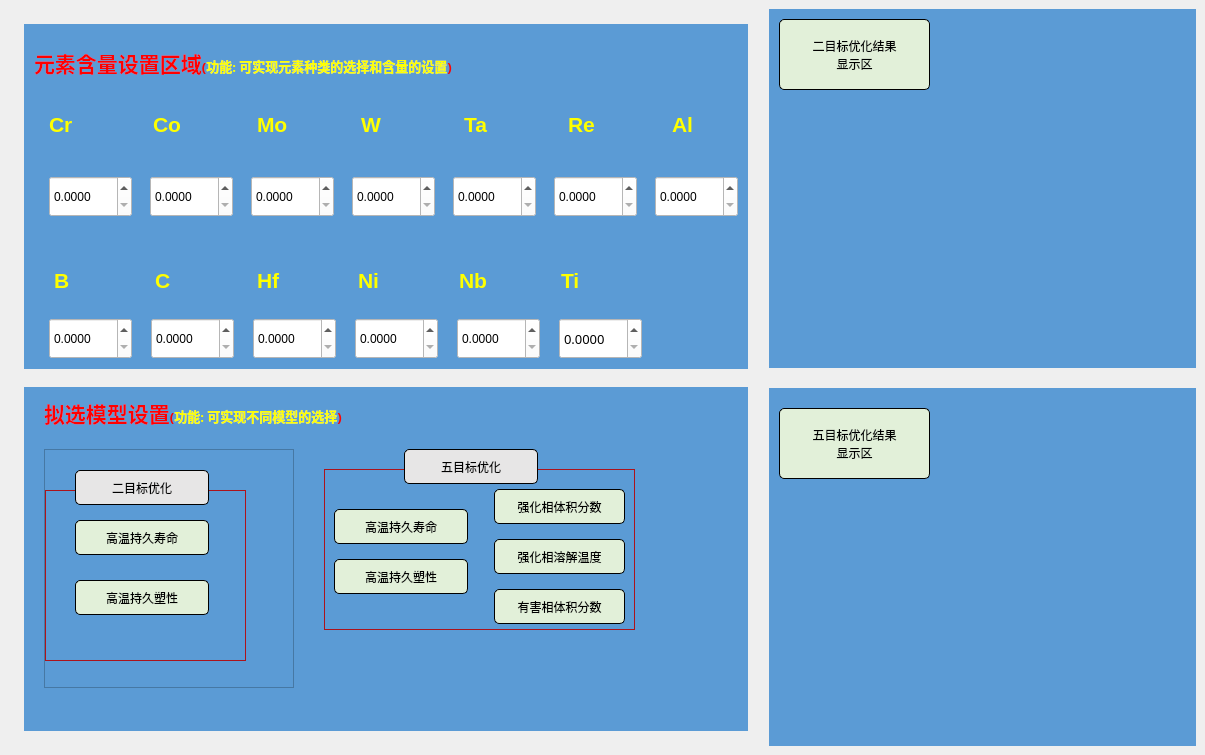
<?xml version="1.0" encoding="UTF-8"?>
<ui version="4.0">
 <class>MainWindow</class>
 <widget class="QMainWindow" name="MainWindow">
  <property name="geometry">
   <rect>
    <x>0</x>
    <y>0</y>
    <width>1205</width>
    <height>755</height>
   </rect>
  </property>
  <property name="windowTitle">
   <string>MainWindow</string>
  </property>
  <widget class="QWidget" name="centralwidget">
   <layout class="QGridLayout" name="gridLayout_5">
    <item row="0" column="0">
     <layout class="QVBoxLayout" name="verticalLayout_2">
      <property name="spacing">
       <number>18</number>
      </property>
      <property name="leftMargin">
       <number>15</number>
      </property>
      <property name="topMargin">
       <number>15</number>
      </property>
      <property name="bottomMargin">
       <number>15</number>
      </property>
      <item>
       <widget class="QWidget" name="yuansu_shezhi" native="true">
        <property name="styleSheet">
         <string notr="true">background-color: rgb(91, 155, 213);
</string>
        </property>
        <layout class="QGridLayout" name="gridLayout">
         <property name="leftMargin">
          <number>10</number>
         </property>
         <property name="rightMargin">
          <number>10</number>
         </property>
         <property name="bottomMargin">
          <number>10</number>
         </property>
         <property name="horizontalSpacing">
          <number>28</number>
         </property>
         <property name="verticalSpacing">
          <number>10</number>
         </property>
         <item row="4" column="0">
          <layout class="QHBoxLayout" name="horizontalLayout_4">
           <property name="spacing">
            <number>19</number>
           </property>
           <property name="leftMargin">
            <number>15</number>
           </property>
           <item>
            <widget class="QDoubleSpinBox" name="doubleSpinBox_8">
             <property name="minimumSize">
              <size>
               <width>65</width>
               <height>41</height>
              </size>
             </property>
             <property name="maximumSize">
              <size>
               <width>83</width>
               <height>41</height>
              </size>
             </property>
             <property name="styleSheet">
              <string notr="true">color: rgb(0, 0, 0);
background-color: rgb(255, 255, 255);</string>
             </property>
             <property name="decimals">
              <number>4</number>
             </property>
             <property name="maximum">
              <double>10000.000000000000000</double>
             </property>
             <property name="singleStep">
              <double>0.100000000000000</double>
             </property>
            </widget>
           </item>
           <item>
            <widget class="QDoubleSpinBox" name="doubleSpinBox_9">
             <property name="minimumSize">
              <size>
               <width>65</width>
               <height>41</height>
              </size>
             </property>
             <property name="maximumSize">
              <size>
               <width>83</width>
               <height>41</height>
              </size>
             </property>
             <property name="styleSheet">
              <string notr="true">color: rgb(0, 0, 0);
background-color: rgb(255, 255, 255);</string>
             </property>
             <property name="decimals">
              <number>4</number>
             </property>
             <property name="maximum">
              <double>10000.000000000000000</double>
             </property>
             <property name="singleStep">
              <double>0.100000000000000</double>
             </property>
            </widget>
           </item>
           <item>
            <widget class="QDoubleSpinBox" name="doubleSpinBox_10">
             <property name="minimumSize">
              <size>
               <width>65</width>
               <height>41</height>
              </size>
             </property>
             <property name="maximumSize">
              <size>
               <width>83</width>
               <height>41</height>
              </size>
             </property>
             <property name="styleSheet">
              <string notr="true">color: rgb(0, 0, 0);
background-color: rgb(255, 255, 255);</string>
             </property>
             <property name="decimals">
              <number>4</number>
             </property>
             <property name="maximum">
              <double>10000.000000000000000</double>
             </property>
             <property name="singleStep">
              <double>0.100000000000000</double>
             </property>
            </widget>
           </item>
           <item>
            <widget class="QDoubleSpinBox" name="doubleSpinBox_11">
             <property name="minimumSize">
              <size>
               <width>65</width>
               <height>41</height>
              </size>
             </property>
             <property name="maximumSize">
              <size>
               <width>83</width>
               <height>41</height>
              </size>
             </property>
             <property name="styleSheet">
              <string notr="true">color: rgb(0, 0, 0);
background-color: rgb(255, 255, 255);</string>
             </property>
             <property name="decimals">
              <number>4</number>
             </property>
             <property name="maximum">
              <double>10000.000000000000000</double>
             </property>
             <property name="singleStep">
              <double>0.100000000000000</double>
             </property>
            </widget>
           </item>
           <item>
            <widget class="QDoubleSpinBox" name="doubleSpinBox_12">
             <property name="minimumSize">
              <size>
               <width>65</width>
               <height>41</height>
              </size>
             </property>
             <property name="maximumSize">
              <size>
               <width>83</width>
               <height>41</height>
              </size>
             </property>
             <property name="styleSheet">
              <string notr="true">color: rgb(0, 0, 0);
background-color: rgb(255, 255, 255);</string>
             </property>
             <property name="decimals">
              <number>4</number>
             </property>
             <property name="maximum">
              <double>10000.000000000000000</double>
             </property>
             <property name="singleStep">
              <double>0.100000000000000</double>
             </property>
            </widget>
           </item>
           <item>
            <widget class="QDoubleSpinBox" name="doubleSpinBox_13">
             <property name="minimumSize">
              <size>
               <width>65</width>
               <height>41</height>
              </size>
             </property>
             <property name="maximumSize">
              <size>
               <width>83</width>
               <height>41</height>
              </size>
             </property>
             <property name="font">
              <font>
               <family>Adobe 宋体 Std L</family>
               <pointsize>10</pointsize>
              </font>
             </property>
             <property name="styleSheet">
              <string notr="true">color: rgb(0, 0, 0);
background-color: rgb(255, 255, 255);</string>
             </property>
             <property name="decimals">
              <number>4</number>
             </property>
             <property name="maximum">
              <double>10000.000000000000000</double>
             </property>
             <property name="singleStep">
              <double>0.100000000000000</double>
             </property>
            </widget>
           </item>
          </layout>
         </item>
         <item row="3" column="0">
          <layout class="QHBoxLayout" name="horizontalLayout_3">
           <property name="spacing">
            <number>20</number>
           </property>
           <property name="leftMargin">
            <number>20</number>
           </property>
           <property name="topMargin">
            <number>16</number>
           </property>
           <property name="bottomMargin">
            <number>10</number>
           </property>
           <item>
            <widget class="QLabel" name="label_yuansu_8">
             <property name="font">
              <font>
               <pointsize>16</pointsize>
               <weight>75</weight>
               <bold>true</bold>
              </font>
             </property>
             <property name="text">
              <string>&lt;html&gt;&lt;head/&gt;&lt;body&gt;&lt;p&gt;&lt;span style=&quot; color:#ffff00;&quot;&gt;B&lt;/span&gt;&lt;/p&gt;&lt;/body&gt;&lt;/html&gt;</string>
             </property>
            </widget>
           </item>
           <item>
            <widget class="QLabel" name="label_yuansu_9">
             <property name="font">
              <font>
               <pointsize>16</pointsize>
               <weight>75</weight>
               <bold>true</bold>
              </font>
             </property>
             <property name="text">
              <string>&lt;html&gt;&lt;head/&gt;&lt;body&gt;&lt;p&gt;&lt;span style=&quot; color:#ffff00;&quot;&gt;C&lt;/span&gt;&lt;/p&gt;&lt;/body&gt;&lt;/html&gt;</string>
             </property>
            </widget>
           </item>
           <item>
            <widget class="QLabel" name="label_yuansu_10">
             <property name="font">
              <font>
               <pointsize>16</pointsize>
               <weight>75</weight>
               <bold>true</bold>
              </font>
             </property>
             <property name="text">
              <string>&lt;html&gt;&lt;head/&gt;&lt;body&gt;&lt;p&gt;&lt;span style=&quot; color:#ffff00;&quot;&gt;Hf&lt;/span&gt;&lt;/p&gt;&lt;/body&gt;&lt;/html&gt;</string>
             </property>
            </widget>
           </item>
           <item>
            <widget class="QLabel" name="label_yuansu_11">
             <property name="font">
              <font>
               <pointsize>16</pointsize>
               <weight>75</weight>
               <bold>true</bold>
              </font>
             </property>
             <property name="text">
              <string>&lt;html&gt;&lt;head/&gt;&lt;body&gt;&lt;p&gt;&lt;span style=&quot; color:#ffff00;&quot;&gt;Ni&lt;/span&gt;&lt;/p&gt;&lt;/body&gt;&lt;/html&gt;</string>
             </property>
            </widget>
           </item>
           <item>
            <widget class="QLabel" name="label_yuansu_12">
             <property name="font">
              <font>
               <pointsize>16</pointsize>
               <weight>75</weight>
               <bold>true</bold>
              </font>
             </property>
             <property name="text">
              <string>&lt;html&gt;&lt;head/&gt;&lt;body&gt;&lt;p&gt;&lt;span style=&quot; color:#ffff00;&quot;&gt;Nb&lt;/span&gt;&lt;/p&gt;&lt;/body&gt;&lt;/html&gt;</string>
             </property>
            </widget>
           </item>
           <item>
            <widget class="QLabel" name="label_yuansu_13">
             <property name="font">
              <font>
               <pointsize>16</pointsize>
               <weight>75</weight>
               <bold>true</bold>
              </font>
             </property>
             <property name="text">
              <string>&lt;html&gt;&lt;head/&gt;&lt;body&gt;&lt;p&gt;&lt;span style=&quot; color:#ffff00;&quot;&gt;Ti&lt;/span&gt;&lt;/p&gt;&lt;/body&gt;&lt;/html&gt;</string>
             </property>
            </widget>
           </item>
          </layout>
         </item>
         <item row="1" column="0" colspan="2">
          <layout class="QHBoxLayout" name="horizontalLayout">
           <property name="spacing">
            <number>38</number>
           </property>
           <property name="leftMargin">
            <number>15</number>
           </property>
           <property name="topMargin">
            <number>0</number>
           </property>
           <property name="bottomMargin">
            <number>20</number>
           </property>
           <item>
            <widget class="QLabel" name="label_yuansu_1">
             <property name="font">
              <font>
               <pointsize>16</pointsize>
              </font>
             </property>
             <property name="text">
              <string>&lt;html&gt;&lt;head/&gt;&lt;body&gt;&lt;p&gt;&lt;span style=&quot; font-weight:600; color:#ffff00;&quot;&gt;Cr&lt;/span&gt;&lt;/p&gt;&lt;/body&gt;&lt;/html&gt;</string>
             </property>
            </widget>
           </item>
           <item>
            <widget class="QLabel" name="label_yuansu_2">
             <property name="font">
              <font>
               <pointsize>16</pointsize>
               <weight>75</weight>
               <bold>true</bold>
              </font>
             </property>
             <property name="text">
              <string>&lt;html&gt;&lt;head/&gt;&lt;body&gt;&lt;p&gt;&lt;span style=&quot; font-weight:600; color:#ffff00;&quot;&gt;Co&lt;/span&gt;&lt;/p&gt;&lt;/body&gt;&lt;/html&gt;</string>
             </property>
            </widget>
           </item>
           <item>
            <widget class="QLabel" name="label_yuansu_3">
             <property name="font">
              <font>
               <pointsize>16</pointsize>
              </font>
             </property>
             <property name="text">
              <string>&lt;html&gt;&lt;head/&gt;&lt;body&gt;&lt;p&gt;&lt;span style=&quot; font-weight:600; color:#ffff00;&quot;&gt;Mo&lt;/span&gt;&lt;/p&gt;&lt;/body&gt;&lt;/html&gt;</string>
             </property>
            </widget>
           </item>
           <item>
            <widget class="QLabel" name="label_yuansu_4">
             <property name="font">
              <font>
               <pointsize>16</pointsize>
              </font>
             </property>
             <property name="text">
              <string>&lt;html&gt;&lt;head/&gt;&lt;body&gt;&lt;p&gt;&lt;span style=&quot; font-weight:600; color:#ffff00;&quot;&gt;W&lt;/span&gt;&lt;/p&gt;&lt;/body&gt;&lt;/html&gt;</string>
             </property>
            </widget>
           </item>
           <item>
            <widget class="QLabel" name="label_yuansu_5">
             <property name="font">
              <font>
               <pointsize>16</pointsize>
               <weight>75</weight>
               <bold>true</bold>
              </font>
             </property>
             <property name="text">
              <string>&lt;html&gt;&lt;head/&gt;&lt;body&gt;&lt;p&gt;&lt;span style=&quot; font-weight:600; color:#ffff00;&quot;&gt;Ta&lt;/span&gt;&lt;/p&gt;&lt;/body&gt;&lt;/html&gt;</string>
             </property>
            </widget>
           </item>
           <item>
            <widget class="QLabel" name="label_yuansu_6">
             <property name="font">
              <font>
               <pointsize>16</pointsize>
               <weight>75</weight>
               <bold>true</bold>
              </font>
             </property>
             <property name="text">
              <string>&lt;html&gt;&lt;head/&gt;&lt;body&gt;&lt;p&gt;&lt;span style=&quot; font-weight:600; color:#ffff00;&quot;&gt;Re&lt;/span&gt;&lt;/p&gt;&lt;/body&gt;&lt;/html&gt;</string>
             </property>
            </widget>
           </item>
           <item>
            <widget class="QLabel" name="label_yuansu_7">
             <property name="font">
              <font>
               <pointsize>16</pointsize>
               <weight>75</weight>
               <bold>true</bold>
              </font>
             </property>
             <property name="text">
              <string>&lt;html&gt;&lt;head/&gt;&lt;body&gt;&lt;p&gt;&lt;span style=&quot; font-weight:600; color:#ffff00;&quot;&gt;Al&lt;/span&gt;&lt;/p&gt;&lt;/body&gt;&lt;/html&gt;</string>
             </property>
            </widget>
           </item>
          </layout>
         </item>
         <item row="2" column="0" colspan="2">
          <layout class="QHBoxLayout" name="horizontalLayout_2">
           <property name="spacing">
            <number>18</number>
           </property>
           <property name="leftMargin">
            <number>15</number>
           </property>
           <property name="bottomMargin">
            <number>20</number>
           </property>
           <item>
            <widget class="QDoubleSpinBox" name="doubleSpinBox_1">
             <property name="minimumSize">
              <size>
               <width>65</width>
               <height>41</height>
              </size>
             </property>
             <property name="maximumSize">
              <size>
               <width>83</width>
               <height>41</height>
              </size>
             </property>
             <property name="styleSheet">
              <string notr="true">color: rgb(0, 0, 0);
background-color: rgb(255, 255, 255);</string>
             </property>
             <property name="decimals">
              <number>4</number>
             </property>
             <property name="maximum">
              <double>10000.000000000000000</double>
             </property>
            </widget>
           </item>
           <item>
            <widget class="QDoubleSpinBox" name="doubleSpinBox_2">
             <property name="minimumSize">
              <size>
               <width>65</width>
               <height>41</height>
              </size>
             </property>
             <property name="maximumSize">
              <size>
               <width>83</width>
               <height>41</height>
              </size>
             </property>
             <property name="styleSheet">
              <string notr="true">color: rgb(0, 0, 0);
background-color: rgb(255, 255, 255);</string>
             </property>
             <property name="decimals">
              <number>4</number>
             </property>
             <property name="maximum">
              <double>10000.000000000000000</double>
             </property>
             <property name="singleStep">
              <double>0.100000000000000</double>
             </property>
            </widget>
           </item>
           <item>
            <widget class="QDoubleSpinBox" name="doubleSpinBox_3">
             <property name="minimumSize">
              <size>
               <width>65</width>
               <height>41</height>
              </size>
             </property>
             <property name="maximumSize">
              <size>
               <width>83</width>
               <height>41</height>
              </size>
             </property>
             <property name="styleSheet">
              <string notr="true">color: rgb(0, 0, 0);
background-color: rgb(255, 255, 255);</string>
             </property>
             <property name="decimals">
              <number>4</number>
             </property>
             <property name="maximum">
              <double>10000.000000000000000</double>
             </property>
             <property name="singleStep">
              <double>0.100000000000000</double>
             </property>
            </widget>
           </item>
           <item>
            <widget class="QDoubleSpinBox" name="doubleSpinBox_4">
             <property name="minimumSize">
              <size>
               <width>65</width>
               <height>41</height>
              </size>
             </property>
             <property name="maximumSize">
              <size>
               <width>83</width>
               <height>41</height>
              </size>
             </property>
             <property name="styleSheet">
              <string notr="true">color: rgb(0, 0, 0);
background-color: rgb(255, 255, 255);</string>
             </property>
             <property name="decimals">
              <number>4</number>
             </property>
             <property name="maximum">
              <double>10000.000000000000000</double>
             </property>
             <property name="singleStep">
              <double>0.100000000000000</double>
             </property>
            </widget>
           </item>
           <item>
            <widget class="QDoubleSpinBox" name="doubleSpinBox_5">
             <property name="minimumSize">
              <size>
               <width>65</width>
               <height>41</height>
              </size>
             </property>
             <property name="maximumSize">
              <size>
               <width>83</width>
               <height>41</height>
              </size>
             </property>
             <property name="styleSheet">
              <string notr="true">color: rgb(0, 0, 0);
background-color: rgb(255, 255, 255);</string>
             </property>
             <property name="decimals">
              <number>4</number>
             </property>
             <property name="maximum">
              <double>10000.000000000000000</double>
             </property>
             <property name="singleStep">
              <double>0.100000000000000</double>
             </property>
            </widget>
           </item>
           <item>
            <widget class="QDoubleSpinBox" name="doubleSpinBox_6">
             <property name="minimumSize">
              <size>
               <width>65</width>
               <height>41</height>
              </size>
             </property>
             <property name="maximumSize">
              <size>
               <width>83</width>
               <height>41</height>
              </size>
             </property>
             <property name="styleSheet">
              <string notr="true">color: rgb(0, 0, 0);
background-color: rgb(255, 255, 255);</string>
             </property>
             <property name="decimals">
              <number>4</number>
             </property>
             <property name="maximum">
              <double>10000.000000000000000</double>
             </property>
             <property name="singleStep">
              <double>0.100000000000000</double>
             </property>
            </widget>
           </item>
           <item>
            <widget class="QDoubleSpinBox" name="doubleSpinBox_7">
             <property name="minimumSize">
              <size>
               <width>65</width>
               <height>41</height>
              </size>
             </property>
             <property name="maximumSize">
              <size>
               <width>83</width>
               <height>41</height>
              </size>
             </property>
             <property name="styleSheet">
              <string notr="true">color: rgb(0, 0, 0);
background-color: rgb(255, 255, 255);</string>
             </property>
             <property name="decimals">
              <number>4</number>
             </property>
             <property name="maximum">
              <double>10000.000000000000000</double>
             </property>
             <property name="singleStep">
              <double>0.100000000000000</double>
             </property>
            </widget>
           </item>
          </layout>
         </item>
         <item row="0" column="0" colspan="2">
          <widget class="QLabel" name="label_shezhi">
           <property name="font">
            <font>
             <family>宋体</family>
             <pointsize>16</pointsize>
             <weight>75</weight>
             <bold>true</bold>
            </font>
           </property>
           <property name="text">
            <string>&lt;html&gt;&lt;head/&gt;&lt;body&gt;&lt;p&gt;&lt;span style=&quot; color:#ff0000;&quot;&gt;元素含量设置区域&lt;/span&gt;&lt;span style=&quot; font-size:10pt; color:#ff0000;&quot;&gt;(&lt;/span&gt;&lt;span style=&quot; font-size:10pt; color:#ffff00;&quot;&gt;功能: 可实现元素种类的选择和含量的设置&lt;/span&gt;&lt;span style=&quot; font-size:10pt; color:#ff0000;&quot;&gt;)&lt;/span&gt;&lt;/p&gt;&lt;/body&gt;&lt;/html&gt;</string>
           </property>
          </widget>
         </item>
        </layout>
       </widget>
      </item>
      <item>
       <widget class="QWidget" name="moxing_shezhi" native="true">
        <property name="minimumSize">
         <size>
          <width>0</width>
          <height>334</height>
         </size>
        </property>
        <property name="styleSheet">
         <string notr="true">background-color: rgb(91, 155, 213);
</string>
        </property>
        <widget class="QWidget" name="layoutWidget">
         <property name="geometry">
          <rect>
           <x>10</x>
           <y>10</y>
           <width>611</width>
           <height>291</height>
          </rect>
         </property>
         <layout class="QGridLayout" name="gridLayout_4">
          <property name="leftMargin">
           <number>10</number>
          </property>
          <property name="horizontalSpacing">
           <number>10</number>
          </property>
          <property name="verticalSpacing">
           <number>20</number>
          </property>
          <item row="0" column="0" colspan="2">
           <widget class="QLabel" name="label_shezhi_2">
            <property name="font">
             <font>
              <family>宋体</family>
              <pointsize>16</pointsize>
              <weight>75</weight>
              <bold>true</bold>
             </font>
            </property>
            <property name="text">
             <string>&lt;html&gt;&lt;head/&gt;&lt;body&gt;&lt;p&gt;&lt;span style=&quot; color:#ff0000;&quot;&gt;拟选模型设置&lt;/span&gt;&lt;span style=&quot; font-size:10pt; color:#ff0000;&quot;&gt;(&lt;/span&gt;&lt;span style=&quot; font-size:10pt; color:#ffff00;&quot;&gt;功能: 可实现不同模型的选择&lt;/span&gt;&lt;span style=&quot; font-size:10pt; color:#ff0000;&quot;&gt;)&lt;/span&gt;&lt;/p&gt;&lt;/body&gt;&lt;/html&gt;</string>
            </property>
           </widget>
          </item>
          <item row="1" column="0">
           <widget class="QScrollArea" name="scrollArea">
            <property name="widgetResizable">
             <bool>true</bool>
            </property>
            <widget class="QWidget" name="scrollAreaWidgetContents_4">
             <property name="geometry">
              <rect>
               <x>0</x>
               <y>0</y>
               <width>247</width>
               <height>236</height>
              </rect>
             </property>
             <widget class="QTextBrowser" name="textBrowser">
              <property name="geometry">
               <rect>
                <x>0</x>
                <y>40</y>
                <width>201</width>
                <height>171</height>
               </rect>
              </property>
              <property name="styleSheet">
               <string notr="true">border: 1px solid rgb(172, 19, 27);</string>
              </property>
             </widget>
             <widget class="QPushButton" name="pushButton_shezhi_8">
              <property name="geometry">
               <rect>
                <x>30</x>
                <y>20</y>
                <width>134</width>
                <height>35</height>
               </rect>
              </property>
              <property name="cursor">
               <cursorShape>PointingHandCursor</cursorShape>
              </property>
              <property name="styleSheet">
               <string notr="true">border-radius: 5px;
font: 10pt &quot;微软雅黑&quot;;
padding: 5px;
color: rgb(0, 0, 0);
background-repeat: no-repeat;
border:1px solid rgb(0, 0, 0);
background-color: rgb(231, 230, 230);</string>
              </property>
              <property name="text">
               <string>二目标优化</string>
              </property>
             </widget>
             <widget class="QPushButton" name="pushButton_shezhi_4">
              <property name="geometry">
               <rect>
                <x>30</x>
                <y>70</y>
                <width>134</width>
                <height>35</height>
               </rect>
              </property>
              <property name="cursor">
               <cursorShape>PointingHandCursor</cursorShape>
              </property>
              <property name="styleSheet">
               <string notr="true">border-radius: 5px;
font: 10pt &quot;微软雅黑&quot;;
padding: 5px;
color: rgb(0, 0, 0);
background-repeat: no-repeat;
background-color: rgb(226, 240, 217);
border:1px solid rgb(0, 0, 0);</string>
              </property>
              <property name="text">
               <string>  高温持久寿命  </string>
              </property>
             </widget>
             <widget class="QPushButton" name="pushButton_shezhi_5">
              <property name="geometry">
               <rect>
                <x>30</x>
                <y>130</y>
                <width>134</width>
                <height>35</height>
               </rect>
              </property>
              <property name="cursor">
               <cursorShape>PointingHandCursor</cursorShape>
              </property>
              <property name="styleSheet">
               <string notr="true">border-radius: 5px;
font: 10pt &quot;微软雅黑&quot;;
padding: 5px;
color: rgb(0, 0, 0);
background-repeat: no-repeat;
background-color: rgb(226, 240, 217);
border:1px solid rgb(0, 0, 0);</string>
              </property>
              <property name="text">
               <string>  高温持久塑性  </string>
              </property>
             </widget>
            </widget>
           </widget>
          </item>
          <item row="1" column="1">
           <widget class="QScrollArea" name="scrollArea_2">
            <property name="minimumSize">
             <size>
              <width>341</width>
              <height>0</height>
             </size>
            </property>
            <property name="styleSheet">
             <string notr="true">border: 0px rgb(85, 170, 255);</string>
            </property>
            <property name="widgetResizable">
             <bool>true</bool>
            </property>
            <widget class="QWidget" name="scrollAreaWidgetContents_2">
             <property name="geometry">
              <rect>
               <x>0</x>
               <y>0</y>
               <width>341</width>
               <height>238</height>
              </rect>
             </property>
             <widget class="QPushButton" name="pushButton_shezhi_6">
              <property name="geometry">
               <rect>
                <x>30</x>
                <y>60</y>
                <width>134</width>
                <height>35</height>
               </rect>
              </property>
              <property name="styleSheet">
               <string notr="true">border-radius: 5px;
font: 10pt &quot;微软雅黑&quot;;
padding: 5px;
color: rgb(0, 0, 0);
background-repeat: no-repeat;
background-color: rgb(226, 240, 217);
border:1px solid rgb(0, 0, 0);</string>
              </property>
              <property name="text">
               <string>  高温持久寿命  </string>
              </property>
             </widget>
             <widget class="QPushButton" name="pushButton_shezhi_7">
              <property name="geometry">
               <rect>
                <x>30</x>
                <y>110</y>
                <width>134</width>
                <height>35</height>
               </rect>
              </property>
              <property name="styleSheet">
               <string notr="true">border-radius: 5px;
font: 10pt &quot;微软雅黑&quot;;
padding: 5px;
color: rgb(0, 0, 0);
background-repeat: no-repeat;
background-color: rgb(226, 240, 217);
border:1px solid rgb(0, 0, 0);</string>
              </property>
              <property name="text">
               <string>  高温持久塑性  </string>
              </property>
             </widget>
             <widget class="QPushButton" name="pushButton_shezhi_1">
              <property name="geometry">
               <rect>
                <x>190</x>
                <y>40</y>
                <width>131</width>
                <height>35</height>
               </rect>
              </property>
              <property name="styleSheet">
               <string notr="true">border-radius: 5px;
font: 10pt &quot;微软雅黑&quot;;
padding: 5px;
color: rgb(0, 0, 0);
background-repeat: no-repeat;
background-color: rgb(226, 240, 217);
border:1px solid rgb(0, 0, 0);</string>
              </property>
              <property name="text">
               <string>强化相体积分数</string>
              </property>
             </widget>
             <widget class="QPushButton" name="pushButton_shezhi_2">
              <property name="geometry">
               <rect>
                <x>190</x>
                <y>90</y>
                <width>131</width>
                <height>35</height>
               </rect>
              </property>
              <property name="styleSheet">
               <string notr="true">border-radius: 5px;
font: 10pt &quot;微软雅黑&quot;;
padding: 5px;
color: rgb(0, 0, 0);
background-repeat: no-repeat;
background-color: rgb(226, 240, 217);
border:1px solid rgb(0, 0, 0);</string>
              </property>
              <property name="text">
               <string>强化相溶解温度</string>
              </property>
             </widget>
             <widget class="QPushButton" name="pushButton_shezhi_3">
              <property name="geometry">
               <rect>
                <x>190</x>
                <y>140</y>
                <width>131</width>
                <height>35</height>
               </rect>
              </property>
              <property name="styleSheet">
               <string notr="true">border-radius: 5px;
font: 10pt &quot;微软雅黑&quot;;
padding: 5px;
color: rgb(0, 0, 0);
background-repeat: no-repeat;
background-color: rgb(226, 240, 217);
border:1px solid rgb(0, 0, 0);</string>
              </property>
              <property name="text">
               <string>有害相体积分数</string>
              </property>
             </widget>
             <widget class="QPushButton" name="pushButton_shezhi_9">
              <property name="geometry">
               <rect>
                <x>100</x>
                <y>0</y>
                <width>134</width>
                <height>35</height>
               </rect>
              </property>
              <property name="styleSheet">
               <string notr="true">border-radius: 5px;
font: 10pt &quot;微软雅黑&quot;;
padding: 5px;
color: rgb(0, 0, 0);
background-repeat: no-repeat;
background-color: rgb(231, 230, 230);
border:1px solid rgb(0, 0, 0);</string>
              </property>
              <property name="text">
               <string>五目标优化</string>
              </property>
             </widget>
             <widget class="QTextBrowser" name="textBrowser_2">
              <property name="geometry">
               <rect>
                <x>20</x>
                <y>20</y>
                <width>311</width>
                <height>161</height>
               </rect>
              </property>
              <property name="styleSheet">
               <string notr="true">border: 1px solid rgb(172, 19, 27);</string>
              </property>
             </widget>
             <zorder>textBrowser_2</zorder>
             <zorder>pushButton_shezhi_6</zorder>
             <zorder>pushButton_shezhi_7</zorder>
             <zorder>pushButton_shezhi_1</zorder>
             <zorder>pushButton_shezhi_2</zorder>
             <zorder>pushButton_shezhi_3</zorder>
             <zorder>pushButton_shezhi_9</zorder>
            </widget>
           </widget>
          </item>
         </layout>
        </widget>
       </widget>
      </item>
     </layout>
    </item>
    <item row="0" column="1">
     <layout class="QVBoxLayout" name="verticalLayout">
      <property name="spacing">
       <number>20</number>
      </property>
      <property name="leftMargin">
       <number>15</number>
      </property>
      <item>
       <widget class="QScrollArea" name="scrollArea_3">
        <property name="styleSheet">
         <string notr="true">border: 1px rgb(255, 255, 255);</string>
        </property>
        <property name="widgetResizable">
         <bool>true</bool>
        </property>
        <widget class="QWidget" name="scrollAreaWidgetContents_5">
         <property name="geometry">
          <rect>
           <x>0</x>
           <y>0</y>
           <width>424</width>
           <height>358</height>
          </rect>
         </property>
         <widget class="QTextBrowser" name="textBrowser_1">
          <property name="geometry">
           <rect>
            <x>0</x>
            <y>0</y>
            <width>451</width>
            <height>361</height>
           </rect>
          </property>
          <property name="minimumSize">
           <size>
            <width>181</width>
            <height>241</height>
           </size>
          </property>
          <property name="styleSheet">
           <string notr="true">background-color: rgb(91, 155, 213);
</string>
          </property>
         </widget>
         <widget class="QPushButton" name="pushButton_result_1">
          <property name="geometry">
           <rect>
            <x>10</x>
            <y>10</y>
            <width>151</width>
            <height>71</height>
           </rect>
          </property>
          <property name="styleSheet">
           <string notr="true">border-radius: 5px;
font: 10pt &quot;微软雅黑&quot;;
padding: 5px;
color: rgb(0, 0, 0);
background-repeat: no-repeat;
background-color: rgb(226, 240, 217);
border:1px solid rgb(0, 0, 0);</string>
          </property>
          <property name="text">
           <string>二目标优化结果
显示区</string>
          </property>
         </widget>
         <widget class="QTextBrowser" name="textBrowser_3">
          <property name="geometry">
           <rect>
            <x>30</x>
            <y>110</y>
            <width>361</width>
            <height>211</height>
           </rect>
          </property>
          <property name="minimumSize">
           <size>
            <width>0</width>
            <height>0</height>
           </size>
          </property>
          <property name="font">
           <font>
            <family>Adobe 黑体 Std R</family>
            <pointsize>14</pointsize>
           </font>
          </property>
          <property name="styleSheet">
           <string notr="true">background-color: rgb(91, 155, 213);
</string>
          </property>
         </widget>
        </widget>
       </widget>
      </item>
      <item>
       <widget class="QScrollArea" name="scrollArea_4">
        <property name="styleSheet">
         <string notr="true">border: 1px rgb(255, 255, 255);</string>
        </property>
        <property name="widgetResizable">
         <bool>true</bool>
        </property>
        <widget class="QWidget" name="scrollAreaWidgetContents_7">
         <property name="geometry">
          <rect>
           <x>0</x>
           <y>0</y>
           <width>424</width>
           <height>357</height>
          </rect>
         </property>
         <widget class="QTextBrowser" name="textBrowser_4">
          <property name="geometry">
           <rect>
            <x>0</x>
            <y>0</y>
            <width>451</width>
            <height>361</height>
           </rect>
          </property>
          <property name="minimumSize">
           <size>
            <width>181</width>
            <height>241</height>
           </size>
          </property>
          <property name="styleSheet">
           <string notr="true">background-color: rgb(91, 155, 213);
</string>
          </property>
         </widget>
         <widget class="QPushButton" name="pushButton_result_2">
          <property name="geometry">
           <rect>
            <x>10</x>
            <y>20</y>
            <width>151</width>
            <height>71</height>
           </rect>
          </property>
          <property name="styleSheet">
           <string notr="true">border-radius: 5px;
font: 10pt &quot;微软雅黑&quot;;
padding: 5px;
color: rgb(0, 0, 0);
background-repeat: no-repeat;
background-color: rgb(226, 240, 217);
border:1px solid rgb(0, 0, 0);</string>
          </property>
          <property name="text">
           <string>五目标优化结果
显示区</string>
          </property>
         </widget>
        </widget>
       </widget>
      </item>
     </layout>
    </item>
   </layout>
  </widget>
 </widget>
 <resources/>
 <connections/>
</ui>
